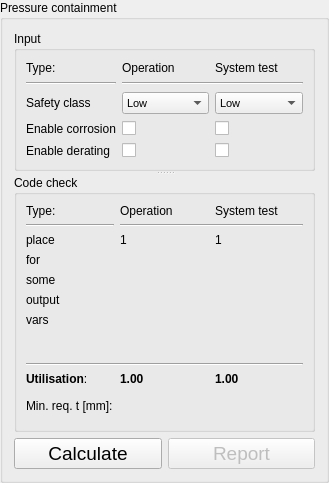
       <widget class="QGroupBox" name="groupBox_pressute_containment">
        <property name="minimumSize">
         <size>
          <width>320</width>
          <height>0</height>
         </size>
        </property>
        <property name="maximumSize">
         <size>
          <width>400</width>
          <height>16777215</height>
         </size>
        </property>
        <property name="font">
         <font>
          <family>Segoe UI</family>
          <pointsize>9</pointsize>
          <weight>50</weight>
          <bold>false</bold>
         </font>
        </property>
        <property name="title">
         <string>Pressure containment</string>
        </property>
        <layout class="QGridLayout" name="gridLayout_3">
         <item row="0" column="0" colspan="2">
          <widget class="QSplitter" name="splitter_2">
           <property name="font">
            <font>
             <family>Segoe UI</family>
             <pointsize>9</pointsize>
             <weight>50</weight>
             <bold>false</bold>
            </font>
           </property>
           <property name="orientation">
            <enum>Qt::Vertical</enum>
           </property>
           <widget class="QGroupBox" name="groupBox_7">
            <property name="enabled">
             <bool>true</bool>
            </property>
            <property name="minimumSize">
             <size>
              <width>0</width>
              <height>140</height>
             </size>
            </property>
            <property name="maximumSize">
             <size>
              <width>16777215</width>
              <height>140</height>
             </size>
            </property>
            <property name="font">
             <font>
              <family>Segoe UI</family>
              <pointsize>9</pointsize>
              <weight>50</weight>
              <bold>false</bold>
             </font>
            </property>
            <property name="acceptDrops">
             <bool>false</bool>
            </property>
            <property name="title">
             <string>Input</string>
            </property>
            <property name="flat">
             <bool>true</bool>
            </property>
            <layout class="QGridLayout" name="gridLayout_4">
             <item row="0" column="0">
              <widget class="QLabel" name="label_49">
               <property name="sizePolicy">
                <sizepolicy hsizetype="Preferred" vsizetype="Minimum">
                 <horstretch>0</horstretch>
                 <verstretch>0</verstretch>
                </sizepolicy>
               </property>
               <property name="font">
                <font>
                 <family>Segoe UI</family>
                 <pointsize>9</pointsize>
                 <weight>50</weight>
                 <bold>false</bold>
                </font>
               </property>
               <property name="text">
                <string>&lt;html&gt;&lt;head/&gt;&lt;body&gt;&lt;p&gt;Type:&lt;/p&gt;&lt;/body&gt;&lt;/html&gt;</string>
               </property>
              </widget>
             </item>
             <item row="0" column="1">
              <widget class="QLabel" name="label_23">
               <property name="sizePolicy">
                <sizepolicy hsizetype="Preferred" vsizetype="Fixed">
                 <horstretch>0</horstretch>
                 <verstretch>0</verstretch>
                </sizepolicy>
               </property>
               <property name="font">
                <font>
                 <family>Segoe UI</family>
                 <pointsize>9</pointsize>
                 <weight>50</weight>
                 <bold>false</bold>
                </font>
               </property>
               <property name="text">
                <string>&lt;html&gt;&lt;head/&gt;&lt;body&gt;&lt;p&gt;Operation&lt;/p&gt;&lt;/body&gt;&lt;/html&gt;</string>
               </property>
              </widget>
             </item>
             <item row="0" column="2">
              <widget class="QLabel" name="label_26">
               <property name="sizePolicy">
                <sizepolicy hsizetype="Preferred" vsizetype="Fixed">
                 <horstretch>0</horstretch>
                 <verstretch>0</verstretch>
                </sizepolicy>
               </property>
               <property name="font">
                <font>
                 <family>Segoe UI</family>
                 <pointsize>9</pointsize>
                 <weight>50</weight>
                 <bold>false</bold>
                </font>
               </property>
               <property name="text">
                <string>&lt;html&gt;&lt;head/&gt;&lt;body&gt;&lt;p&gt;System test&lt;/p&gt;&lt;/body&gt;&lt;/html&gt;</string>
               </property>
              </widget>
             </item>
             <item row="1" column="0">
              <widget class="Line" name="line_9">
               <property name="font">
                <font>
                 <family>Segoe UI</family>
                 <pointsize>9</pointsize>
                 <weight>50</weight>
                 <bold>false</bold>
                </font>
               </property>
               <property name="orientation">
                <enum>Qt::Horizontal</enum>
               </property>
              </widget>
             </item>
             <item row="1" column="1" colspan="2">
              <widget class="Line" name="line_4">
               <property name="font">
                <font>
                 <family>Segoe UI</family>
                 <pointsize>9</pointsize>
                 <weight>50</weight>
                 <bold>false</bold>
                </font>
               </property>
               <property name="orientation">
                <enum>Qt::Horizontal</enum>
               </property>
              </widget>
             </item>
             <item row="2" column="0">
              <widget class="QLabel" name="PreCointScL">
               <property name="minimumSize">
                <size>
                 <width>86</width>
                 <height>0</height>
                </size>
               </property>
               <property name="font">
                <font>
                 <family>Segoe UI</family>
                 <pointsize>9</pointsize>
                 <weight>50</weight>
                 <bold>false</bold>
                </font>
               </property>
               <property name="text">
                <string>Safety class</string>
               </property>
              </widget>
             </item>
             <item row="2" column="1">
              <widget class="QComboBox" name="cmb_PressureContainment_operational_safety_class">
               <property name="font">
                <font>
                 <family>Segoe UI</family>
                 <pointsize>8</pointsize>
                 <weight>50</weight>
                 <bold>false</bold>
                </font>
               </property>
               <property name="statusTip">
                <string>Select Safety class for Operational conditions</string>
               </property>
               <property name="currentText">
                <string>Low</string>
               </property>
               <item>
                <property name="text">
                 <string>Low</string>
                </property>
               </item>
               <item>
                <property name="text">
                 <string>Medium</string>
                </property>
               </item>
               <item>
                <property name="text">
                 <string>High</string>
                </property>
               </item>
               <item>
                <property name="text">
                 <string>Very high</string>
                </property>
               </item>
               <item>
                <property name="text">
                 <string>All factors 1</string>
                </property>
               </item>
              </widget>
             </item>
             <item row="2" column="2">
              <widget class="QComboBox" name="cmb_PressureContainment_systemtest_safety_class">
               <property name="font">
                <font>
                 <family>Segoe UI</family>
                 <pointsize>8</pointsize>
                 <weight>50</weight>
                 <bold>false</bold>
                </font>
               </property>
               <property name="statusTip">
                <string>Select Safety class for System test</string>
               </property>
               <property name="currentText">
                <string>Low</string>
               </property>
               <item>
                <property name="text">
                 <string>Low</string>
                </property>
               </item>
               <item>
                <property name="text">
                 <string>Medium</string>
                </property>
               </item>
               <item>
                <property name="text">
                 <string>High</string>
                </property>
               </item>
               <item>
                <property name="text">
                 <string>Very high</string>
                </property>
               </item>
               <item>
                <property name="text">
                 <string>System test</string>
                </property>
               </item>
               <item>
                <property name="text">
                 <string>All factors 1</string>
                </property>
               </item>
              </widget>
             </item>
             <item row="3" column="0">
              <widget class="QLabel" name="Label">
               <property name="minimumSize">
                <size>
                 <width>86</width>
                 <height>0</height>
                </size>
               </property>
               <property name="font">
                <font>
                 <family>Segoe UI</family>
                 <pointsize>9</pointsize>
                 <weight>50</weight>
                 <bold>false</bold>
                </font>
               </property>
               <property name="text">
                <string>Enable corrosion</string>
               </property>
               <property name="buddy">
                <cstring>le_SMYS</cstring>
               </property>
              </widget>
             </item>
             <item row="3" column="1">
              <widget class="QCheckBox" name="cb_PressureContainment_operational_enable_corrosion">
               <property name="font">
                <font>
                 <family>Segoe UI</family>
                 <pointsize>9</pointsize>
                 <weight>50</weight>
                 <bold>false</bold>
                </font>
               </property>
               <property name="statusTip">
                <string>Consider corrosion allowance / corroded section in Operational condition</string>
               </property>
               <property name="text">
                <string/>
               </property>
               <property name="checked">
                <bool>false</bool>
               </property>
              </widget>
             </item>
             <item row="3" column="2">
              <widget class="QCheckBox" name="cb_PressureContainment_systemtest_enable_corrosion">
               <property name="font">
                <font>
                 <family>Segoe UI</family>
                 <pointsize>9</pointsize>
                 <weight>50</weight>
                 <bold>false</bold>
                </font>
               </property>
               <property name="statusTip">
                <string>Consider corrosion allowance / corroded section in System test</string>
               </property>
               <property name="text">
                <string/>
               </property>
               <property name="checked">
                <bool>false</bool>
               </property>
              </widget>
             </item>
             <item row="4" column="0">
              <widget class="QLabel" name="Label_2">
               <property name="minimumSize">
                <size>
                 <width>86</width>
                 <height>0</height>
                </size>
               </property>
               <property name="font">
                <font>
                 <family>Segoe UI</family>
                 <pointsize>9</pointsize>
                 <weight>50</weight>
                 <bold>false</bold>
                </font>
               </property>
               <property name="text">
                <string>Enable derating</string>
               </property>
               <property name="buddy">
                <cstring>le_SMYS</cstring>
               </property>
              </widget>
             </item>
             <item row="4" column="1">
              <widget class="QCheckBox" name="cb_PressureContainment_operational_enable_derating">
               <property name="font">
                <font>
                 <family>Segoe UI</family>
                 <pointsize>9</pointsize>
                 <weight>50</weight>
                 <bold>false</bold>
                </font>
               </property>
               <property name="statusTip">
                <string>Include material temperature derating effects f,temp in Operational condition</string>
               </property>
               <property name="text">
                <string/>
               </property>
               <property name="checked">
                <bool>false</bool>
               </property>
              </widget>
             </item>
             <item row="4" column="2">
              <widget class="QCheckBox" name="cb_PressureContainment_systemtest_enable_derating">
               <property name="font">
                <font>
                 <family>Segoe UI</family>
                 <pointsize>9</pointsize>
                 <weight>50</weight>
                 <bold>false</bold>
                </font>
               </property>
               <property name="statusTip">
                <string>Include material temperature derating effects f,temp in System test</string>
               </property>
               <property name="text">
                <string/>
               </property>
               <property name="checked">
                <bool>false</bool>
               </property>
              </widget>
             </item>
            </layout>
           </widget>
           <widget class="QGroupBox" name="groupBox_9">
            <property name="minimumSize">
             <size>
              <width>0</width>
              <height>0</height>
             </size>
            </property>
            <property name="maximumSize">
             <size>
              <width>16777215</width>
              <height>16777215</height>
             </size>
            </property>
            <property name="font">
             <font>
              <family>Segoe UI</family>
              <pointsize>9</pointsize>
              <weight>50</weight>
              <bold>false</bold>
             </font>
            </property>
            <property name="title">
             <string>Code check</string>
            </property>
            <property name="flat">
             <bool>true</bool>
            </property>
            <layout class="QGridLayout" name="gridLayout_5">
             <item row="0" column="0">
              <widget class="QLabel" name="label_42">
               <property name="sizePolicy">
                <sizepolicy hsizetype="Preferred" vsizetype="Minimum">
                 <horstretch>0</horstretch>
                 <verstretch>0</verstretch>
                </sizepolicy>
               </property>
               <property name="font">
                <font>
                 <family>Segoe UI</family>
                 <pointsize>9</pointsize>
                 <weight>50</weight>
                 <bold>false</bold>
                </font>
               </property>
               <property name="text">
                <string>&lt;html&gt;&lt;head/&gt;&lt;body&gt;&lt;p&gt;Type:&lt;/p&gt;&lt;/body&gt;&lt;/html&gt;</string>
               </property>
              </widget>
             </item>
             <item row="0" column="1">
              <widget class="QLabel" name="label_22">
               <property name="sizePolicy">
                <sizepolicy hsizetype="Preferred" vsizetype="Minimum">
                 <horstretch>0</horstretch>
                 <verstretch>0</verstretch>
                </sizepolicy>
               </property>
               <property name="font">
                <font>
                 <family>Segoe UI</family>
                 <pointsize>9</pointsize>
                 <weight>50</weight>
                 <bold>false</bold>
                </font>
               </property>
               <property name="text">
                <string>&lt;html&gt;&lt;head/&gt;&lt;body&gt;&lt;p&gt;Operation&lt;/p&gt;&lt;/body&gt;&lt;/html&gt;</string>
               </property>
              </widget>
             </item>
             <item row="0" column="2">
              <widget class="QLabel" name="label_24">
               <property name="sizePolicy">
                <sizepolicy hsizetype="Preferred" vsizetype="Fixed">
                 <horstretch>0</horstretch>
                 <verstretch>0</verstretch>
                </sizepolicy>
               </property>
               <property name="font">
                <font>
                 <family>Segoe UI</family>
                 <pointsize>9</pointsize>
                 <weight>50</weight>
                 <bold>false</bold>
                </font>
               </property>
               <property name="text">
                <string>&lt;html&gt;&lt;head/&gt;&lt;body&gt;&lt;p&gt;System test&lt;/p&gt;&lt;/body&gt;&lt;/html&gt;</string>
               </property>
              </widget>
             </item>
             <item row="1" column="0">
              <widget class="Line" name="line_3">
               <property name="font">
                <font>
                 <family>Segoe UI</family>
                 <pointsize>9</pointsize>
                 <weight>50</weight>
                 <bold>false</bold>
                </font>
               </property>
               <property name="orientation">
                <enum>Qt::Horizontal</enum>
               </property>
              </widget>
             </item>
             <item row="1" column="1" colspan="2">
              <widget class="Line" name="line">
               <property name="font">
                <font>
                 <family>Segoe UI</family>
                 <pointsize>9</pointsize>
                 <weight>50</weight>
                 <bold>false</bold>
                </font>
               </property>
               <property name="orientation">
                <enum>Qt::Horizontal</enum>
               </property>
              </widget>
             </item>
             <item row="2" column="0">
              <widget class="QLabel" name="label_28">
               <property name="font">
                <font>
                 <family>Segoe UI</family>
                 <pointsize>9</pointsize>
                 <weight>50</weight>
                 <bold>false</bold>
                </font>
               </property>
               <property name="text">
                <string>&lt;html&gt;&lt;head/&gt;&lt;body&gt;&lt;p&gt;place&lt;/p&gt;&lt;/body&gt;&lt;/html&gt;</string>
               </property>
              </widget>
             </item>
             <item row="2" column="1">
              <widget class="QLabel" name="alphaU_PreContOpe">
               <property name="font">
                <font>
                 <family>Segoe UI</family>
                 <pointsize>9</pointsize>
                 <weight>50</weight>
                 <bold>false</bold>
                </font>
               </property>
               <property name="text">
                <string>&lt;html&gt;&lt;head/&gt;&lt;body&gt;&lt;p&gt;1&lt;/p&gt;&lt;/body&gt;&lt;/html&gt;</string>
               </property>
              </widget>
             </item>
             <item row="2" column="2">
              <widget class="QLabel" name="alphaU_PreContTest">
               <property name="font">
                <font>
                 <family>Segoe UI</family>
                 <pointsize>9</pointsize>
                 <weight>50</weight>
                 <bold>false</bold>
                </font>
               </property>
               <property name="text">
                <string>&lt;html&gt;&lt;head/&gt;&lt;body&gt;&lt;p&gt;1&lt;/p&gt;&lt;/body&gt;&lt;/html&gt;</string>
               </property>
              </widget>
             </item>
             <item row="3" column="0">
              <widget class="QLabel" name="label_29">
               <property name="font">
                <font>
                 <family>Segoe UI</family>
                 <pointsize>9</pointsize>
                 <weight>50</weight>
                 <bold>false</bold>
                </font>
               </property>
               <property name="text">
                <string>&lt;html&gt;&lt;head/&gt;&lt;body&gt;&lt;p&gt;for&lt;/p&gt;&lt;/body&gt;&lt;/html&gt;</string>
               </property>
              </widget>
             </item>
             <item row="4" column="0">
              <widget class="QLabel" name="label_30">
               <property name="font">
                <font>
                 <family>Segoe UI</family>
                 <pointsize>9</pointsize>
                 <weight>50</weight>
                 <bold>false</bold>
                </font>
               </property>
               <property name="text">
                <string>&lt;html&gt;&lt;head/&gt;&lt;body&gt;&lt;p&gt;some&lt;/p&gt;&lt;/body&gt;&lt;/html&gt;</string>
               </property>
              </widget>
             </item>
             <item row="5" column="0">
              <widget class="QLabel" name="label_31">
               <property name="font">
                <font>
                 <family>Segoe UI</family>
                 <pointsize>9</pointsize>
                 <weight>50</weight>
                 <bold>false</bold>
                </font>
               </property>
               <property name="text">
                <string>&lt;html&gt;&lt;head/&gt;&lt;body&gt;&lt;p&gt;output&lt;/p&gt;&lt;/body&gt;&lt;/html&gt;</string>
               </property>
              </widget>
             </item>
             <item row="6" column="0">
              <widget class="QLabel" name="label_32">
               <property name="font">
                <font>
                 <family>Segoe UI</family>
                 <pointsize>9</pointsize>
                 <weight>50</weight>
                 <bold>false</bold>
                </font>
               </property>
               <property name="text">
                <string>&lt;html&gt;&lt;head/&gt;&lt;body&gt;&lt;p&gt;vars&lt;/p&gt;&lt;/body&gt;&lt;/html&gt;</string>
               </property>
              </widget>
             </item>
             <item row="7" column="0">
              <spacer name="verticalSpacer_2">
               <property name="font">
                <font>
                 <family>Segoe UI</family>
                 <pointsize>9</pointsize>
                 <weight>50</weight>
                 <bold>false</bold>
                </font>
               </property>
               <property name="orientation">
                <enum>Qt::Vertical</enum>
               </property>
               <property name="sizeHint" stdset="0">
                <size>
                 <width>20</width>
                 <height>40</height>
                </size>
               </property>
              </spacer>
             </item>
             <item row="8" column="0" colspan="3">
              <widget class="Line" name="line_2">
               <property name="font">
                <font>
                 <family>Segoe UI</family>
                 <pointsize>9</pointsize>
                 <weight>50</weight>
                 <bold>false</bold>
                </font>
               </property>
               <property name="orientation">
                <enum>Qt::Horizontal</enum>
               </property>
              </widget>
             </item>
             <item row="9" column="0">
              <widget class="QLabel" name="label_25">
               <property name="font">
                <font>
                 <family>Segoe UI</family>
                 <pointsize>9</pointsize>
                 <weight>50</weight>
                 <bold>false</bold>
                </font>
               </property>
               <property name="text">
                <string>&lt;html&gt;&lt;head/&gt;&lt;body&gt;&lt;p&gt;&lt;span style=&quot; font-weight:600;&quot;&gt;Utilisation&lt;/span&gt;:&lt;/p&gt;&lt;/body&gt;&lt;/html&gt;</string>
               </property>
              </widget>
             </item>
             <item row="9" column="1">
              <widget class="QLabel" name="lbl_UR_PressureContainment_operation">
               <property name="font">
                <font>
                 <family>Segoe UI</family>
                 <pointsize>9</pointsize>
                 <weight>50</weight>
                 <bold>false</bold>
                </font>
               </property>
               <property name="statusTip">
                <string>Utilisation for Pressure Containment in Operational conditions</string>
               </property>
               <property name="text">
                <string>&lt;html&gt;&lt;head/&gt;&lt;body&gt;&lt;p&gt;&lt;span style=&quot; font-weight:600;&quot;&gt;1.00&lt;/span&gt;&lt;/p&gt;&lt;/body&gt;&lt;/html&gt;</string>
               </property>
               <property name="textInteractionFlags">
                <set>Qt::LinksAccessibleByMouse|Qt::TextSelectableByKeyboard|Qt::TextSelectableByMouse</set>
               </property>
              </widget>
             </item>
             <item row="9" column="2">
              <widget class="QLabel" name="lbl_UR_PressureContainment_test">
               <property name="font">
                <font>
                 <family>Segoe UI</family>
                 <pointsize>9</pointsize>
                 <weight>50</weight>
                 <bold>false</bold>
                </font>
               </property>
               <property name="statusTip">
                <string>Utilisation for Pressure Containment in System test</string>
               </property>
               <property name="text">
                <string>&lt;html&gt;&lt;head/&gt;&lt;body&gt;&lt;p&gt;&lt;span style=&quot; font-weight:600;&quot;&gt;1.00&lt;/span&gt;&lt;/p&gt;&lt;/body&gt;&lt;/html&gt;</string>
               </property>
               <property name="textInteractionFlags">
                <set>Qt::LinksAccessibleByMouse|Qt::TextSelectableByKeyboard|Qt::TextSelectableByMouse</set>
               </property>
              </widget>
             </item>
             <item row="10" column="0">
              <widget class="QLabel" name="label_27">
               <property name="sizePolicy">
                <sizepolicy hsizetype="Preferred" vsizetype="Fixed">
                 <horstretch>0</horstretch>
                 <verstretch>0</verstretch>
                </sizepolicy>
               </property>
               <property name="font">
                <font>
                 <family>Segoe UI</family>
                 <pointsize>9</pointsize>
                 <weight>50</weight>
                 <bold>false</bold>
                </font>
               </property>
               <property name="text">
                <string>&lt;html&gt;&lt;head/&gt;&lt;body&gt;&lt;p&gt;Min. req. t [mm]:&lt;/p&gt;&lt;/body&gt;&lt;/html&gt;</string>
               </property>
              </widget>
             </item>
             <item row="10" column="1">
              <widget class="QLabel" name="lbl_minWT_PressureContainment_operation">
               <property name="sizePolicy">
                <sizepolicy hsizetype="Preferred" vsizetype="Fixed">
                 <horstretch>0</horstretch>
                 <verstretch>0</verstretch>
                </sizepolicy>
               </property>
               <property name="font">
                <font>
                 <family>Segoe UI</family>
                 <pointsize>9</pointsize>
                 <weight>50</weight>
                 <bold>false</bold>
                </font>
               </property>
               <property name="statusTip">
                <string>Required minimum wall thickness for Pressure Containment in Operational conditions</string>
               </property>
               <property name="text">
                <string>&lt;html&gt;&lt;head/&gt;&lt;body&gt;&lt;p&gt;&lt;br/&gt;&lt;/p&gt;&lt;/body&gt;&lt;/html&gt;</string>
               </property>
               <property name="textInteractionFlags">
                <set>Qt::LinksAccessibleByMouse|Qt::TextSelectableByKeyboard|Qt::TextSelectableByMouse</set>
               </property>
              </widget>
             </item>
             <item row="10" column="2">
              <widget class="QLabel" name="lbl_minWT_PressureContainment_test">
               <property name="sizePolicy">
                <sizepolicy hsizetype="Preferred" vsizetype="Fixed">
                 <horstretch>0</horstretch>
                 <verstretch>0</verstretch>
                </sizepolicy>
               </property>
               <property name="font">
                <font>
                 <family>Segoe UI</family>
                 <pointsize>9</pointsize>
                 <weight>50</weight>
                 <bold>false</bold>
                </font>
               </property>
               <property name="statusTip">
                <string>Required minimum wall thickness for Pressure Containment in System test</string>
               </property>
               <property name="text">
                <string>&lt;html&gt;&lt;head/&gt;&lt;body&gt;&lt;p&gt;&lt;br/&gt;&lt;/p&gt;&lt;/body&gt;&lt;/html&gt;</string>
               </property>
               <property name="textInteractionFlags">
                <set>Qt::LinksAccessibleByMouse|Qt::TextSelectableByKeyboard|Qt::TextSelectableByMouse</set>
               </property>
              </widget>
             </item>
            </layout>
           </widget>
          </widget>
         </item>
         <item row="1" column="1">
          <widget class="QPushButton" name="pushButton_2">
           <property name="enabled">
            <bool>false</bool>
           </property>
           <property name="font">
            <font>
             <family>Segoe UI</family>
             <pointsize>14</pointsize>
             <weight>50</weight>
             <bold>false</bold>
            </font>
           </property>
           <property name="cursor">
            <cursorShape>ArrowCursor</cursorShape>
           </property>
           <property name="statusTip">
            <string>Verify Pressure containment</string>
           </property>
           <property name="text">
            <string>Report</string>
           </property>
          </widget>
         </item>
         <item row="1" column="0">
          <widget class="QPushButton" name="pushButton">
           <property name="font">
            <font>
             <family>Segoe UI</family>
             <pointsize>14</pointsize>
             <weight>50</weight>
             <bold>false</bold>
            </font>
           </property>
           <property name="cursor">
            <cursorShape>ArrowCursor</cursorShape>
           </property>
           <property name="statusTip">
            <string>Verify Pressure containment</string>
           </property>
           <property name="text">
            <string>Calculate</string>
           </property>
          </widget>
         </item>
        </layout>
       </widget>
